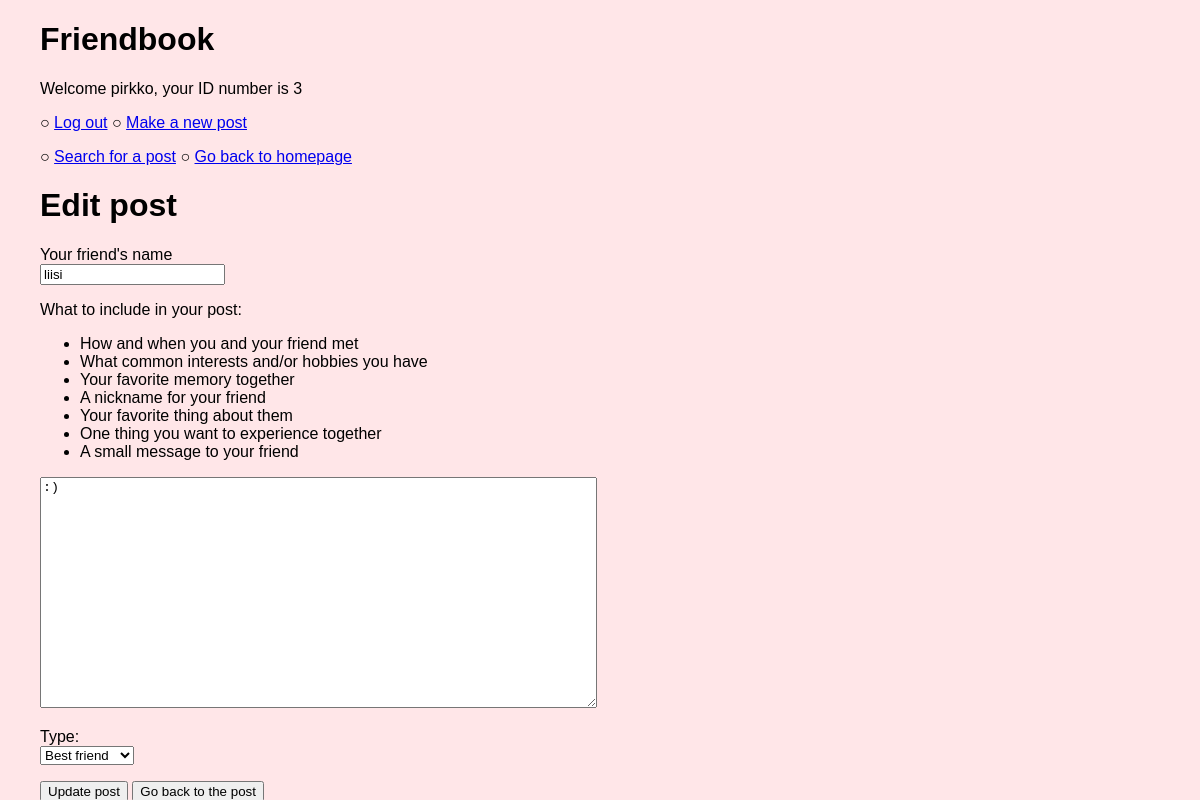
/edit_post/4 (signed in), run on the app's committed database.
### tables this page shows
CREATE TABLE users (
    id INTEGER PRIMARY KEY,
    username TEXT UNIQUE,
    password_hash TEXT
);

CREATE TABLE posts (
	id INTEGER PRIMARY KEY,
	title TEXT,
	description TEXT,
	user_id INTEGER REFERENCES users
);

CREATE TABLE classes (
    id INTEGER PRIMARY KEY,
    title TEXT,
    value TEXT
);

### app.py (the view)
@app.route("/edit_post/<int:post_id>")
def edit_post(post_id):
    require_login()
    post = posts.get_post(post_id)
    if not post:
        abort(404)
    if post["user_id"] != session["user_id"]:
        abort(403)
    all_classes = posts.get_all_classes()
    classes = {}
    for my_class in all_classes:
        classes[my_class] = ""
    for entry in posts.get_classes(post_id):
        classes[entry["title"]] = entry["value"]
    return render_template("edit_post.html", post=post, classes=classes, all_classes=all_classes)

### app.py (called while the page is built)
def require_login():
    if "user_id" not in session:
        abort(403)

### db.py (called while the page is built)
def get_connection():
    con = sqlite3.connect("database.db")
    con.execute("PRAGMA foreign_keys = ON")
    con.row_factory = sqlite3.Row
    return con

def query(sql, params=[]):
    con = get_connection()
    result = con.execute(sql, params).fetchall()
    con.close()
    return result

### posts.py (called while the page is built)
def get_all_classes():
    sql = "SELECT title, value FROM classes ORDER BY id"
    result = db.query(sql)
    classes = {}
    for title, value in result:
        classes[title] = []
    for title, value in result:
        classes[title].append(value)
    return classes

def get_classes(post_id):
    sql = "SELECT title, value FROM post_classes WHERE post_id = ?"
    return db.query(sql, [post_id])

def get_post(post_id):
    sql = """SELECT posts.title,
                    posts.description,
                    users.username,
                    users.id user_id,
                    posts.id
               FROM posts, users
              WHERE posts.user_id = users.id AND
                    posts.id = ?"""
    result = db.query(sql, [post_id])
    return result[0] if result else None

### templates/edit_post.html (shortened to what this page needs)
{% extends "layout.html" %}
{% block content %}
<h1>Edit post</h1>
<form action="/update_post" method="post">
<p>
  Your friend's name <br />
  <input type="text" name="title" value="{{ post.title }}" maxlength="50" required/>
</p>
<p>
  What to include in your post: <br />
  <ul>
    <li> How and when you and your friend met </li>
    <li> What common interests and/or hobbies you have </li>
    <li> Your favorite memory together </li>
    <li> A nickname for your friend </li>
    <li> Your favorite thing about them </li>
    <li> One thing you want to experience together </li>
    <li> A small message to your friend </li>
  </ul>
  <textarea name="description" rows="15" cols="67" maxlength="3000" required>{{ post.description }}</textarea>
  </p>
  {% for class in all_classes %}
  <p>
    {{ class }}: <br />
    <select name="classes">
    {% for option in all_classes[class] %}
      {% if classes[class] == option %}
      <option value="{{ class }}:{{ option }}" selected>{{ option }}</option>
      {% else %}
      <option value="{{ class }}:{{ option }}">{{ option }}</option>
      {% endif %}
    {% endfor %}
    </select>
  </p>
  {% endfor %}
  <input type="submit" value="Update post" size="10" />
  <input type="submit" name="back" value="Go back to the post">
</form>
{% endblock %}

### templates/layout.html (shortened to what this page needs)
<!DOCTYPE html>
<html>
<head>
  <link rel="stylesheet" href="/static/main.css">
</head>
<body>
  <h1>Friendbook</h1>
  {% if session.username %}
  <p>
    Welcome {{ session.username }}, your ID number is {{ session.user_id }}
  </p>
  <p>
    ○ <a href="/logout">Log out</a> ○
    <a href= "/new_post">Make a new post</a> 
  </p>
  {% else %}
  <p>
    ○ <a href="/login">Login</a> ○
      <a href="/register">Register</a> 
  </p>
  {% endif %}
  <p>
    ○ <a href= "/find_post">Search for a post</a> ○
      <a href="/">Go back to homepage </a>
  </p>
  {% block content %}{% endblock %}
</body>
</html>

### static/main.css (style rules this page uses)
body { margin: auto; max-width: 70em; font-family: sans-serif; background-color: #FFE6E8; }
p { max-width: 500px; }

### data on the page
users: username "pirkko"
posts: title "liisi", description ":)"
classes: title "Type"

### other printed values
{{ session.user_id }} "3"
form field classes "Best friend"
